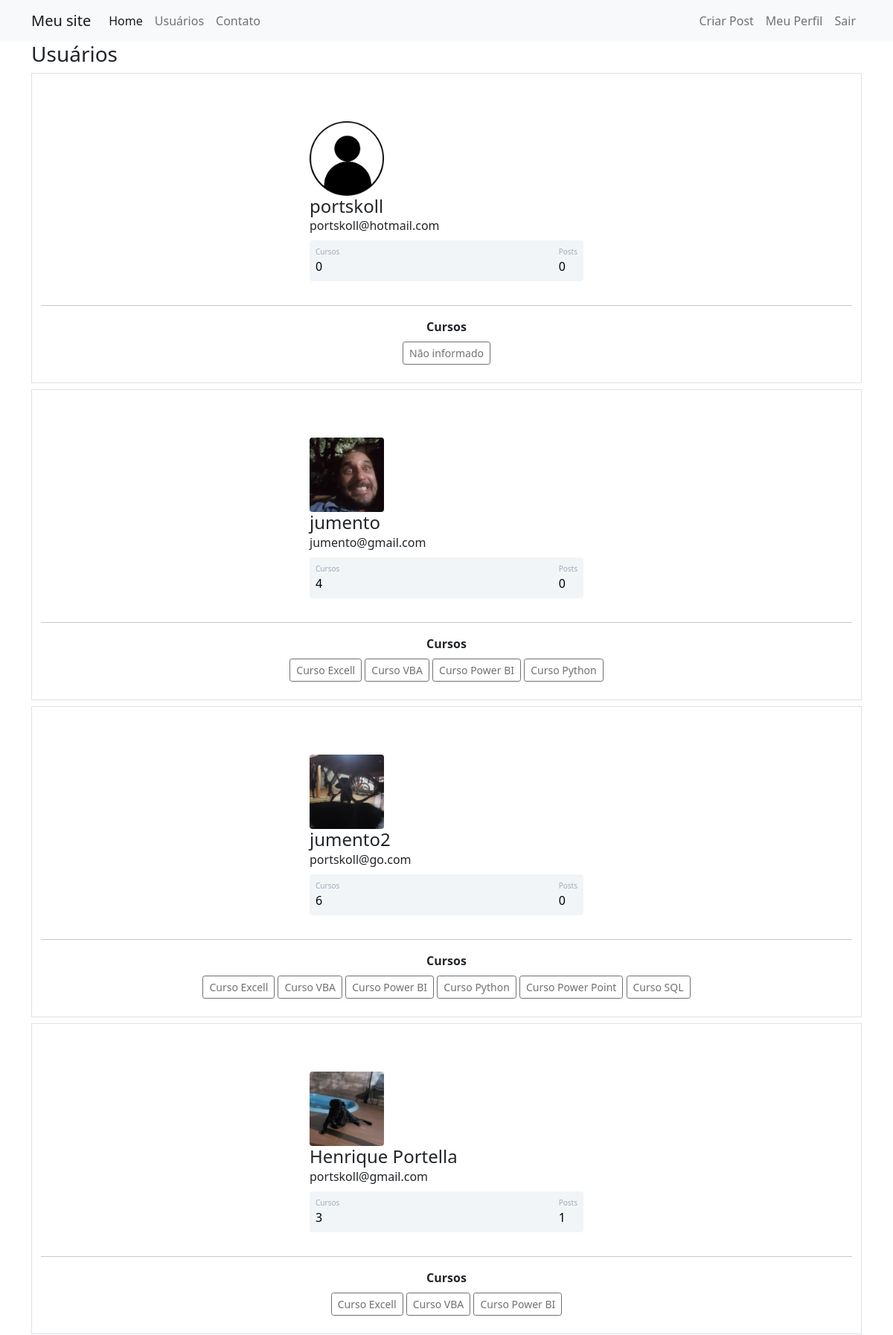
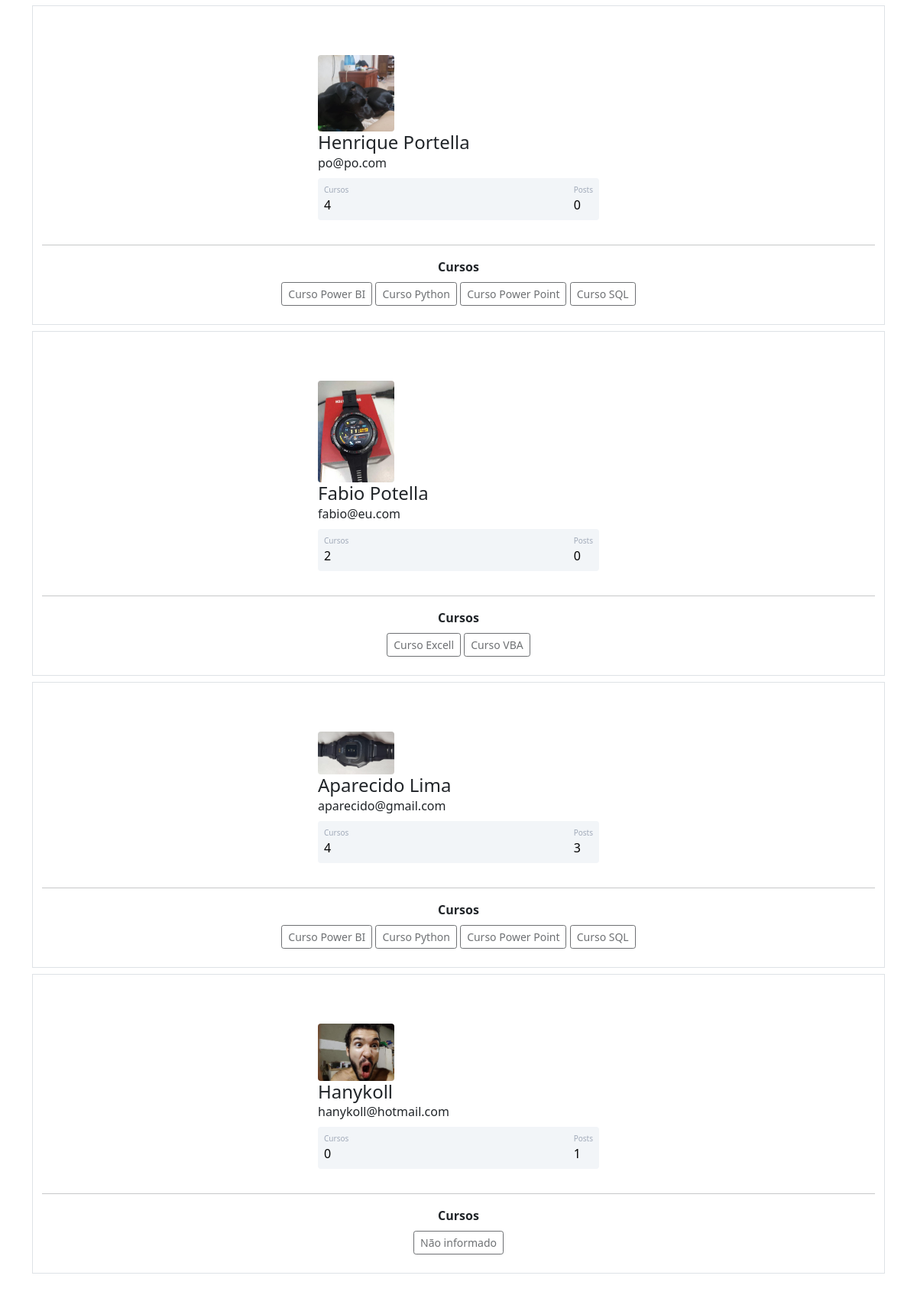
Screenshot of /usuarios (signed in) with the database file from the repository (2 pictures, top to bottom).
### comunidadeimpressionadora/models.py (models this page shows)
class Usuario(database.Model, UserMixin):
    id = database.Column(database.Integer, primary_key=True)
    username = database.Column(database.String, nullable=False)
    email = database.Column(database.String, nullable=False, unique=True)
    senha = database.Column(database.String, nullable=False)
    foto_perfil = database.Column(database.String, default='default.jpg')
    posts = database.relationship('Post', backref='autor', lazy=True)
    cursos = database.Column(database.String, nullable=False, default='Não informado')
    def contar_posts(self):
        return len(self.posts)

### comunidadeimpressionadora/routes.py (the view)
@app.route('/usuarios')
@login_required
def usuarios():
    lista_usuarios = Usuario.query.all()
    return render_template('usuarios.html', lista_usuarios=lista_usuarios)

### comunidadeimpressionadora/models.py (called while the page is built)
@login_manager.user_loader
def load_usuario(id_usuario):
    return Usuario.query.get(int(id_usuario))

### comunidadeimpressionadora/templates/usuarios.html (shortened to what this page needs)
{% extends 'base.html' %}
{% block body %}
<div class="container">
    <h3>Usuários</h3>
    {% for usuario in lista_usuarios %}
    <div class="container border mt-2">
        <div class="container mt-5 d-flex justify-content-center">
            <div class="card p-3">
                <div class="d-flex align-items-center">
                    <div class="ml-3 w-100 justify-content-center">
                        <div class="image pe-2 ">
                            <img src="{{ url_for('static', filename='fotos_perfil/{}'.format(usuario.foto_perfil)) }}"
                                 class="rounded" width="100">
                        </div>
                        <h4 class="mb-0 mt-0">{{ usuario.username}}</h4>
                        <span>{{ usuario.email}}</span>
                        <div class="p-2 mt-2 bg-primary d-flex justify-content-between rounded text-white stats">
                            <div class="d-flex flex-column">
                                <span class="articles">Cursos</span>
                                {% if 'Não informado' in usuario.cursos %}
                                <span class="number1">0</span>
                                {% else %}
                                <span class="number1">{{ usuario.cursos.count(';') + 1 }}</span>
                                {% endif %}
                            </div>
                            <div class="d-flex flex-column">
                                <span class="rating">Posts</span>
                                <span class="number3">{{ usuario.contar_posts() }}</span>
                            </div>
                        </div>
                    </div>
                </div>
            </div>
        </div>
<hr>
        <div class="row justify-content-center mb-4">
            <div class="col col-12" style="text-align: center">
                <strong>Cursos</strong><br>
                {% for curso in usuario.cursos.split(';') %}
                <button type="button" class="btn btn-outline-dark btn-sm mt-2" disabled>{{ curso }}</button>
                {% endfor %}
            </div>
        </div>
    </div>
    {% endfor %}
</div>
{% endblock %}

### comunidadeimpressionadora/static/main.css (style rules this page uses)
.card { width: 400px; border: none; border-radius: 10px; background-color: #fff; }
.stats { background: #f2f5f8 !important; color: #000 !important; }
.articles { font-size:10px; color: #a1aab9; }
.number1 { font-weight:500; }
.rating { font-size:10px; color: #a1aab9; }
.number3 { font-weight:500; }

### rows the page displays
Usuario: foto_perfil (placeholder picture), username "portskoll", email "portskoll@hotmail.com", shows "0", contar_posts "0", cursos "Não informado"
Usuario: foto_perfil (picture), username "jumento", email "jumento@gmail.com", cursos "4", contar_posts "0", curso "Curso Excell" "Curso VBA" "Curso Power BI" "Curso Python"
Usuario: foto_perfil (picture), username "jumento2", email "portskoll@go.com", cursos "6", contar_posts "0", curso "Curso Excell" "Curso VBA" "Curso Power BI" "Curso Python" "Curso Power Point" "Curso SQL"
Usuario: foto_perfil (picture), username "Henrique Portella", email "portskoll@gmail.com", cursos "3", contar_posts "1", curso "Curso Excell" "Curso VBA" "Curso Power BI"
Usuario: foto_perfil (picture), username "Henrique Portella", email "po@po.com", cursos "4", contar_posts "0", curso "Curso Power BI" "Curso Python" "Curso Power Point" "Curso SQL"
Usuario: foto_perfil (picture), username "Fabio Potella", email "fabio@eu.com", cursos "2", contar_posts "0", curso "Curso Excell" "Curso VBA"
Usuario: foto_perfil (picture), username "Aparecido Lima", email "aparecido@gmail.com", cursos "4", contar_posts "3", curso "Curso Power BI" "Curso Python" "Curso Power Point" "Curso SQL"
Usuario: foto_perfil (picture), username "Hanykoll", email "hanykoll@hotmail.com", shows "0", contar_posts "1", cursos "Não informado"
